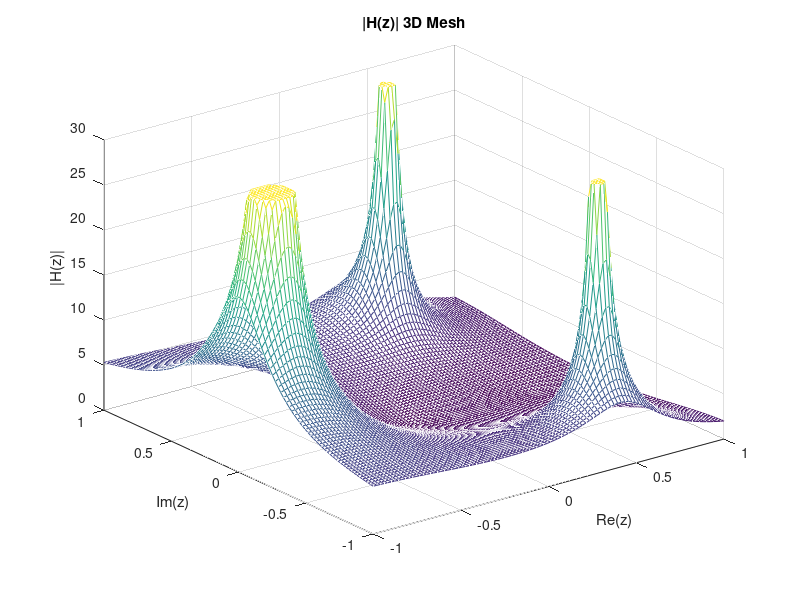
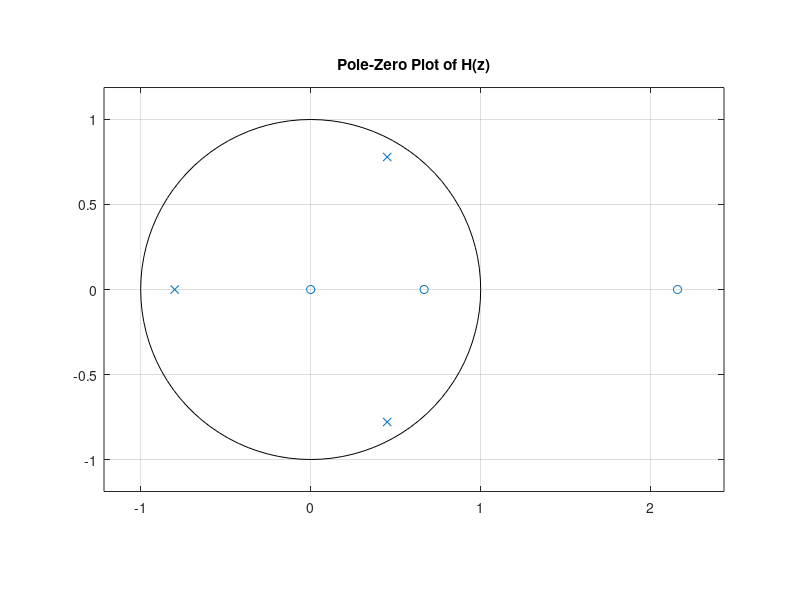
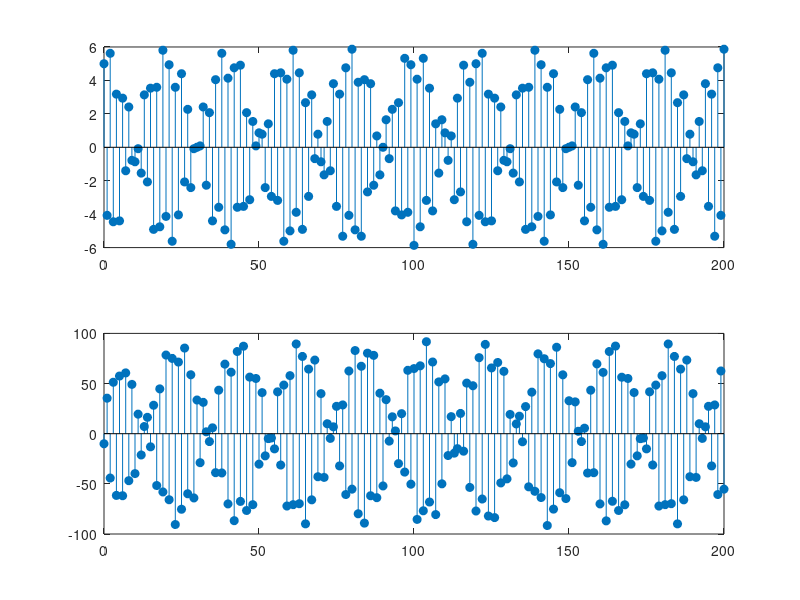

These charts were generated, in order, by the following MATLAB code:
%EEET425 LAB09 q1a

%part a residuez forward, H(z) to residues and poles
b = [-2 5.65 -2.88]; %numerator coefficients
a = [1 -0.1 0.09 0.648]; %denominator coefficients
[r, p, k] = residuez(b, a) %k is empty since order of num < order of den

ic = find(abs(imag(p)) > 1e-6); %indices of the complex conjugate poles
ir = find(abs(imag(p)) <= 1e-6); %index of the real pole

%part a residuez backward on the complex pair, gives the real second order section
[b_sec, a_sec] = residuez(r(ic), p(ic), []);
b_sec = real(b_sec) %should be [2 0.45]
a_sec = real(a_sec) %should be [1 -0.9 0.81]

%part a residuez backward on the real pole, gives the first order section
[b_fo, a_fo] = residuez(r(ir), p(ir), []);
b_fo = real(b_fo) %should be -4
a_fo = real(a_fo) %should be [1 0.8]

%part c 3D mesh of |H(z)|
[X, Y] = meshgrid(linspace(-1, 1, 100)); %even number of points so z = 0 is skipped
Z = X + 1j*Y; %complex z plane grid
H = (-2 + 5.65*Z.^-1 - 2.88*Z.^-2) ./ (1 - 0.1*Z.^-1 + 0.09*Z.^-2 + 0.648*Z.^-3);
Hmag = abs(H);
Hmag(Hmag > 30) = 30; %clip the spikes at the poles so the plot is readable

figure;
mesh(X, Y, Hmag);
title('|H(z)| 3D Mesh'); xlabel('Re(z)'); ylabel('Im(z)'); zlabel('|H(z)|');

%part d 2D pole zero plot
figure;
zplane(b, a);
title('Pole-Zero Plot of H(z)');

%part e input signal from lab 04
n = 0:200; %time index
x = sin(pi*n/3) + 5*cos(0.95*pi*n); %input signal
y = filter(b, a, x); %output of the LTI system

figure;
subplot(2, 1, 1);
stem(n, x, 'filled'); %input signal

subplot(2, 1, 2);
stem(n, y, 'filled'); %output signal
